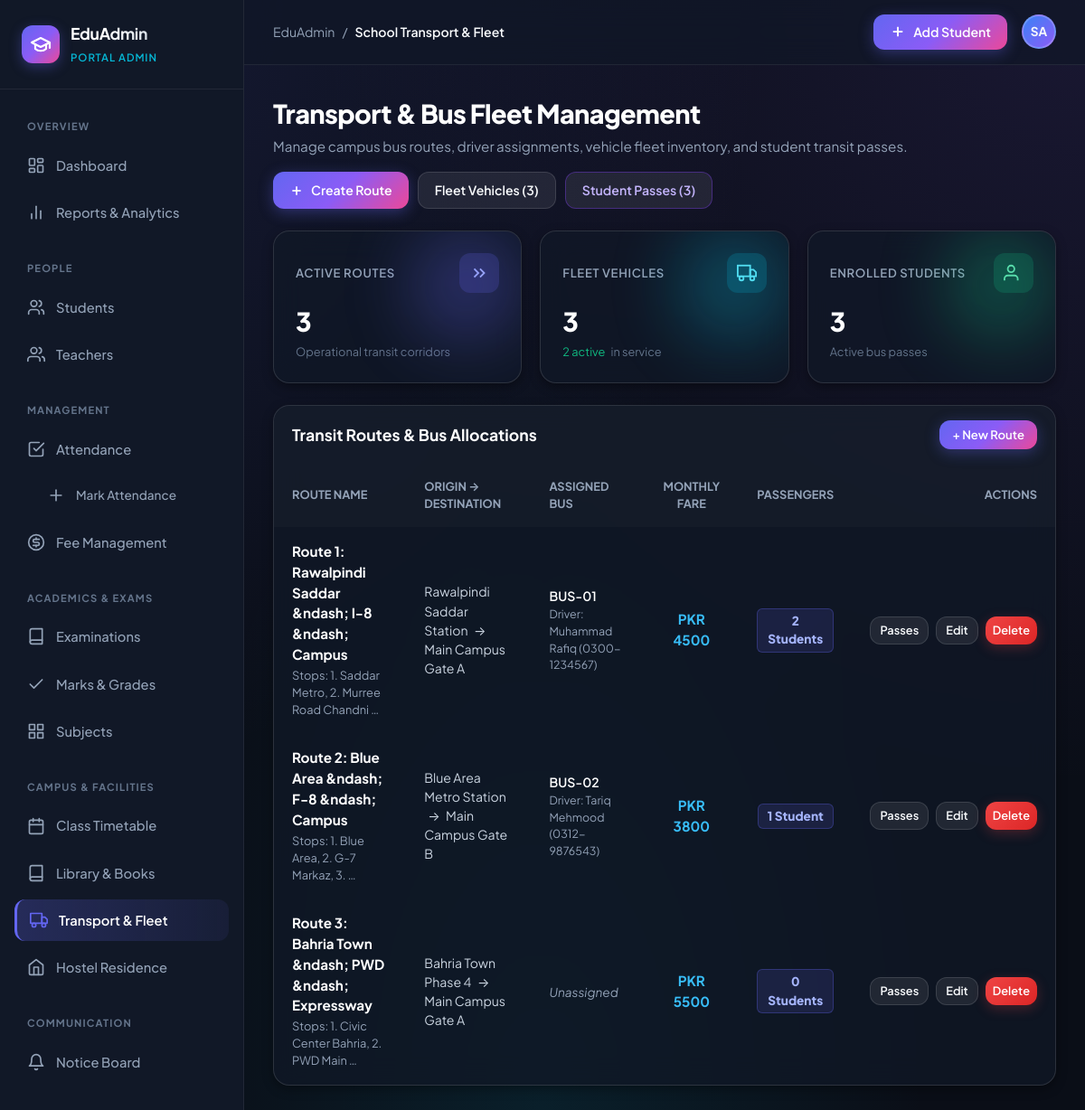
/transport/, run on the app's committed database.
### transport/models.py (models this page shows, shortened)
class Route(models.Model):
    route_name = models.CharField(max_length=150, unique=True, verbose_name="Route Name / Title")
    start_location = models.CharField(max_length=150, verbose_name="Origin / Start Point")
    end_location = models.CharField(max_length=150, verbose_name="Destination / Campus")
    monthly_fare = models.DecimalField(max_digits=8, decimal_places=2, default=Decimal('3500.00'), verbose_name="Monthly Fare (PKR)")
    vehicle = models.ForeignKey(Vehicle, on_delete=models.SET_NULL, null=True, blank=True, related_name='routes', verbose_name="Assigned Bus / Van")
    description = models.TextField(blank=True, verbose_name="Route Stops & Itinerary")
    created_at = models.DateTimeField(auto_now_add=True)
    class Meta:
        ordering = ['route_name']
        verbose_name = "Transport Route"
        verbose_name_plural = "Transport Routes"

class Vehicle(models.Model):
    STATUS_CHOICES = [
        ('Active', 'Active in Service'),
        ('Maintenance', 'Under Maintenance'),
        ('Inactive', 'Decommissioned / Inactive'),
    ]
    vehicle_number = models.CharField(max_length=30, unique=True, verbose_name="Vehicle / Plate #")
    vehicle_model = models.CharField(max_length=100, verbose_name="Vehicle Model / Make")
    driver_name = models.CharField(max_length=120, verbose_name="Driver Full Name")
    driver_phone = models.CharField(max_length=25, verbose_name="Driver Contact Phone")
    driver_license = models.CharField(max_length=50, blank=True, verbose_name="Driver License #")
    seating_capacity = models.PositiveIntegerField(default=30, verbose_name="Seating Capacity")
    status = models.CharField(max_length=20, choices=STATUS_CHOICES, default='Active', verbose_name="Fleet Status")
    created_at = models.DateTimeField(auto_now_add=True)
    updated_at = models.DateTimeField(auto_now=True)
    class Meta:
        ordering = ['vehicle_number']
        verbose_name = "Fleet Vehicle"
        verbose_name_plural = "Fleet Vehicles"

### transport/views.py (the view)
# urls.py: path('', views.transport_dashboard, name='transport_dashboard'),
def transport_dashboard(request):
    routes = Route.objects.select_related('vehicle').annotate(
        passenger_count=Count('assigned_students')
    ).all()
    total_vehicles = Vehicle.objects.count()
    active_vehicles = Vehicle.objects.filter(status='Active').count()
    total_routes = routes.count()
    total_passengers = TransportAllocation.objects.filter(is_active=True).count()
    context = {
        'page_title': 'School Transport & Fleet',
        'active_tab': 'transport_dashboard',
        'routes': routes,
        'total_vehicles': total_vehicles,
        'active_vehicles': active_vehicles,
        'total_routes': total_routes,
        'total_passengers': total_passengers,
    }
    return render(request, 'transport/transport_dashboard.html', context)

### templates/transport/transport_dashboard.html
{% extends 'students/base.html' %}
{% block content %}
<div style="display:flex; justify-content:space-between; align-items:flex-start; margin-bottom:24px; flex-wrap:wrap; gap:16px;">
  <div>
    <h1 style="font-size:1.8rem; font-weight:800; color:#fff; letter-spacing:-0.02em;">Transport &amp; Bus Fleet Management</h1>
    <p style="color:var(--text-muted); font-size:0.95rem; margin-top:4px;">Manage campus bus routes, driver assignments, vehicle fleet inventory, and student transit passes.</p>
  </div>
  <div style="display:flex; gap:10px; flex-wrap:wrap;">
    <a href="{% url 'transport:route_add' %}" class="btn-primary" id="add-route-btn">
      <svg width="16" height="16" viewBox="0 0 24 24" fill="none" stroke="currentColor" stroke-width="2.5"><line x1="12" x2="12" y1="5" y2="19"/><line x1="5" x2="19" y1="12" y2="12"/></svg>
      Create Route
    </a>
    <a href="{% url 'transport:vehicle_list' %}" class="btn-secondary">
      Fleet Vehicles ({{ total_vehicles }})
    </a>
    <a href="{% url 'transport:allocation_list' %}" class="btn-secondary" style="border-color:rgba(124,58,237,0.4); color:#c4b5fd;">
      Student Passes ({{ total_passengers }})
    </a>
  </div>
</div>
<div class="stat-grid" style="grid-template-columns:repeat(auto-fit,minmax(200px,1fr)); margin-bottom:24px;">
  <div class="glass-card stat-card stat-card-primary">
    <div class="stat-header"><span class="stat-title">Active Routes</span>
      <div class="stat-icon"><svg width="22" height="22" viewBox="0 0 24 24" fill="none" stroke="currentColor" stroke-width="2"><polyline points="13 17 18 12 13 7"/><polyline points="6 17 11 12 6 7"/></svg></div>
    </div>
    <div class="stat-value" style="font-size:1.8rem;">{{ total_routes }}</div>
    <div class="stat-subtitle">Operational transit corridors</div>
  </div>
  <div class="glass-card stat-card stat-card-cyan">
    <div class="stat-header"><span class="stat-title">Fleet Vehicles</span>
      <div class="stat-icon"><svg width="22" height="22" viewBox="0 0 24 24" fill="none" stroke="currentColor" stroke-width="2"><rect x="1" y="3" width="15" height="13"/><polygon points="16 8 20 8 23 11 23 16 16 16 16 8"/><circle cx="5.5" cy="18.5" r="2.5"/><circle cx="18.5" cy="18.5" r="2.5"/></svg></div>
    </div>
    <div class="stat-value" style="font-size:1.8rem;">{{ total_vehicles }}</div>
    <div class="stat-subtitle"><span style="color:var(--success);">{{ active_vehicles }} active</span> in service</div>
  </div>
  <div class="glass-card stat-card stat-card-emerald">
    <div class="stat-header"><span class="stat-title">Enrolled Students</span>
      <div class="stat-icon"><svg width="22" height="22" viewBox="0 0 24 24" fill="none" stroke="currentColor" stroke-width="2"><path d="M17 21v-2a4 4 0 0 0-4-4H5a4 4 0 0 0-4 4v2"/><circle cx="9" cy="7" r="4"/></svg></div>
    </div>
    <div class="stat-value" style="font-size:1.8rem;">{{ total_passengers }}</div>
    <div class="stat-subtitle">Active bus passes</div>
  </div>
</div>
<div class="glass-card" style="padding:0; overflow:hidden;">
  <div style="padding:16px 20px; background:rgba(255,255,255,0.02); border-bottom:1px solid var(--border-color); display:flex; justify-content:space-between; align-items:center;">
    <h2 style="font-size:1.1rem; font-weight:700; color:#fff; margin:0;">Transit Routes &amp; Bus Allocations</h2>
    <a href="{% url 'transport:route_add' %}" class="btn-primary" style="padding:6px 14px; font-size:0.82rem;">+ New Route</a>
  </div>
  <div style="overflow-x:auto;">
    <table class="data-table" style="width:100%; border-collapse:collapse;">
      <thead>
        <tr style="border-bottom:1px solid var(--border-color); background:rgba(255,255,255,0.02);">
          <th style="padding:16px 20px; text-align:left; font-size:0.8rem; text-transform:uppercase; color:var(--text-muted);">Route Name</th>
          <th style="padding:16px 20px; text-align:left; font-size:0.8rem; text-transform:uppercase; color:var(--text-muted);">Origin &rarr; Destination</th>
          <th style="padding:16px 20px; text-align:left; font-size:0.8rem; text-transform:uppercase; color:var(--text-muted);">Assigned Bus</th>
          <th style="padding:16px 20px; text-align:center; font-size:0.8rem; text-transform:uppercase; color:var(--text-muted);">Monthly Fare</th>
          <th style="padding:16px 20px; text-align:center; font-size:0.8rem; text-transform:uppercase; color:var(--text-muted);">Passengers</th>
          <th style="padding:16px 20px; text-align:right; font-size:0.8rem; text-transform:uppercase; color:var(--text-muted);">Actions</th>
        </tr>
      </thead>
      <tbody>
        {% for r in routes %}
        <tr style="border-bottom:1px solid var(--border-color); transition:background 0.15s ease;" onmouseover="this.style.background='rgba(255,255,255,0.03)'" onmouseout="this.style.background='transparent'">
          <td style="padding:16px 20px;">
            <div style="font-weight:700; color:#fff; font-size:0.95rem;">{{ r.route_name }}</div>
            {% if r.description %}<div style="color:var(--text-muted); font-size:0.8rem; margin-top:2px;">{{ r.description|truncatewords:8 }}</div>{% endif %}
          </td>
          <td style="padding:16px 20px; color:#cbd5e1; font-size:0.88rem;">
            <span>{{ r.start_location }}</span>
            <span style="color:var(--cyan); margin:0 4px;">&rarr;</span>
            <span>{{ r.end_location }}</span>
          </td>
          <td style="padding:16px 20px;">
            {% if r.vehicle %}
              <div style="font-weight:600; color:#fff; font-size:0.88rem;">{{ r.vehicle.vehicle_number }}</div>
              <div style="font-size:0.78rem; color:var(--text-muted);">Driver: {{ r.vehicle.driver_name }} ({{ r.vehicle.driver_phone }})</div>
            {% else %}
              <span style="color:var(--text-muted); font-style:italic; font-size:0.85rem;">Unassigned</span>
            {% endif %}
          </td>
          <td style="padding:16px 20px; text-align:center; font-weight:700; color:#38bdf8; font-size:0.95rem;">
            PKR {{ r.monthly_fare|floatformat:0 }}
          </td>
          <td style="padding:16px 20px; text-align:center;">
            <span style="display:inline-block; font-weight:800; font-size:0.85rem; padding:3px 10px; border-radius:6px; background:rgba(99,102,241,0.15); color:#a5b4fc; border:1px solid rgba(99,102,241,0.3);">
              {{ r.passenger_count }} Student{{ r.passenger_count|pluralize }}
            </span>
          </td>
          <td style="padding:16px 20px; text-align:right;">
            <div style="display:inline-flex; gap:8px;">
              <a href="{% url 'transport:allocation_list' %}?route={{ r.id }}" class="btn-secondary" style="padding:5px 10px; font-size:0.8rem;">Passes</a>
              <a href="{% url 'transport:route_edit' r.pk %}" class="btn-secondary" style="padding:5px 10px; font-size:0.8rem;">Edit</a>
              <a href="{% url 'transport:route_delete' r.pk %}" class="btn-danger" style="padding:5px 8px; font-size:0.8rem;">Delete</a>
            </div>
          </td>
        </tr>
        {% empty %}
        <tr>
          <td colspan="6" style="padding:48px 20px; text-align:center; color:var(--text-muted);">
            No transit routes defined. Create routes to schedule student transportation.
          </td>
        </tr>
        {% endfor %}
      </tbody>
    </table>
  </div>
</div>
{% endblock %}

### data on the page
Route: route_name "Route 1: Rawalpindi Saddar &ndash; I-8 &ndash; Campus", description "Stops: 1. Saddar Metro, 2. Murree Road Chandni …", start_location "Rawalpindi Saddar Station", end_location "Main Campus Gate A", vehicle.vehicle_number "BUS-01", vehicle.driver_name "Muhammad Rafiq", vehicle.driver_phone "0300-1234567", monthly_fare "4500", passenger_count "2"
Route: route_name "Route 2: Blue Area &ndash; F-8 &ndash; Campus", description "Stops: 1. Blue Area, 2. G-7 Markaz, 3. …", start_location "Blue Area Metro Station", end_location "Main Campus Gate B", vehicle.vehicle_number "BUS-02", vehicle.driver_name "Tariq Mehmood", vehicle.driver_phone "0312-9876543", monthly_fare "3800", passenger_count "1"
Route: route_name "Route 3: Bahria Town &ndash; PWD &ndash; Expressway", description "Stops: 1. Civic Center Bahria, 2. PWD Main …", start_location "Bahria Town Phase 4", end_location "Main Campus Gate A", shows "Unassigned", monthly_fare "5500", passenger_count "0"

### other printed values
{{ page_title|default:"Overview" }} "School Transport & Fleet"
{{ total_vehicles }} "3"
{{ total_passengers }} "3"
{{ total_routes }} "3"
{{ active_vehicles }} "2"
